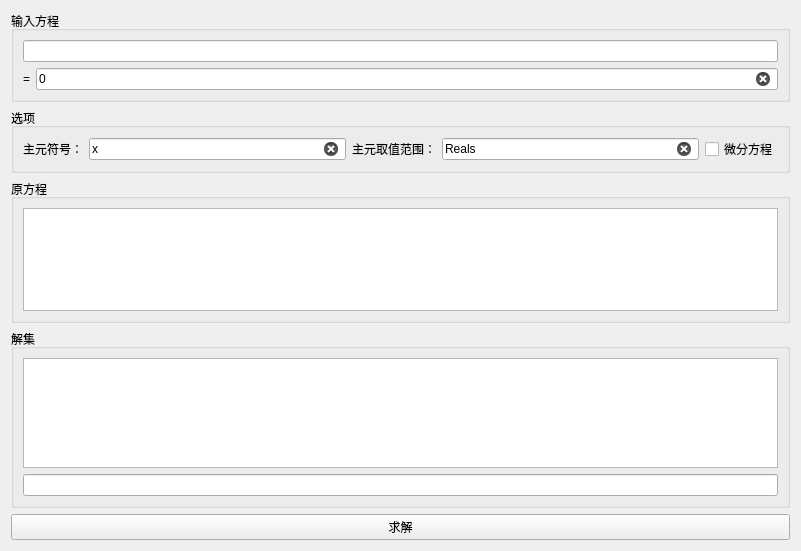
<?xml version="1.0" encoding="UTF-8"?>
<ui version="4.0">
 <class>fangcheng</class>
 <widget class="QWidget" name="fangcheng">
  <property name="geometry">
   <rect>
    <x>0</x>
    <y>0</y>
    <width>801</width>
    <height>551</height>
   </rect>
  </property>
  <property name="windowTitle">
   <string>Form</string>
  </property>
  <layout class="QGridLayout" name="gridLayout" rowstretch="1,1,4,5,1">
   <item row="0" column="0">
    <widget class="QGroupBox" name="groupBox_14">
     <property name="title">
      <string>输入方程</string>
     </property>
     <layout class="QGridLayout" name="gridLayout_2">
      <item row="0" column="0" colspan="2">
       <widget class="QLineEdit" name="fangcheng_zuoshi">
        <property name="clearButtonEnabled">
         <bool>true</bool>
        </property>
       </widget>
      </item>
      <item row="1" column="0">
       <widget class="QLabel" name="label_4">
        <property name="text">
         <string>=</string>
        </property>
       </widget>
      </item>
      <item row="1" column="1">
       <widget class="QLineEdit" name="fangcheng_youshi">
        <property name="text">
         <string>0</string>
        </property>
        <property name="clearButtonEnabled">
         <bool>true</bool>
        </property>
       </widget>
      </item>
     </layout>
    </widget>
   </item>
   <item row="1" column="0">
    <widget class="QGroupBox" name="groupBox_15">
     <property name="title">
      <string>选项</string>
     </property>
     <layout class="QGridLayout" name="gridLayout_3">
      <item row="0" column="0">
       <widget class="QLabel" name="label_5">
        <property name="text">
         <string>主元符号：</string>
        </property>
       </widget>
      </item>
      <item row="0" column="1">
       <widget class="QLineEdit" name="fangcheng_zhuyuanfuhao">
        <property name="text">
         <string>x</string>
        </property>
        <property name="clearButtonEnabled">
         <bool>true</bool>
        </property>
       </widget>
      </item>
      <item row="0" column="2">
       <widget class="QLabel" name="label_6">
        <property name="text">
         <string>主元取值范围：</string>
        </property>
       </widget>
      </item>
      <item row="0" column="3">
       <widget class="QLineEdit" name="fangcheng_quzhifanwei">
        <property name="text">
         <string>Reals</string>
        </property>
        <property name="clearButtonEnabled">
         <bool>true</bool>
        </property>
       </widget>
      </item>
      <item row="0" column="4">
       <widget class="QCheckBox" name="fangcheng_weifenfangcheng">
        <property name="text">
         <string>微分方程</string>
        </property>
       </widget>
      </item>
     </layout>
    </widget>
   </item>
   <item row="2" column="0">
    <widget class="QGroupBox" name="groupBox_18">
     <property name="title">
      <string>原方程</string>
     </property>
     <layout class="QGridLayout" name="gridLayout_4">
      <item row="0" column="0">
       <widget class="QGraphicsView" name="fangcheng_yuanfangcheng">
        <property name="url" stdset="0">
         <url>
          <string>about:blank</string>
         </url>
        </property>
       </widget>
      </item>
     </layout>
    </widget>
   </item>
   <item row="3" column="0">
    <widget class="QGroupBox" name="groupBox_17">
     <property name="title">
      <string>解集</string>
     </property>
     <layout class="QGridLayout" name="gridLayout_5">
      <item row="0" column="0">
       <widget class="QGraphicsView" name="fangcheng_jieji">
        <property name="url" stdset="0">
         <url>
          <string>about:blank</string>
         </url>
        </property>
       </widget>
      </item>
      <item row="1" column="0">
       <widget class="QLineEdit" name="fangcheng_jieji_lineedit"/>
      </item>
     </layout>
    </widget>
   </item>
   <item row="4" column="0">
    <widget class="QPushButton" name="fangcheng_qiujie">
     <property name="text">
      <string>求解</string>
     </property>
    </widget>
   </item>
  </layout>
 </widget>
 <resources/>
 <connections/>
</ui>
